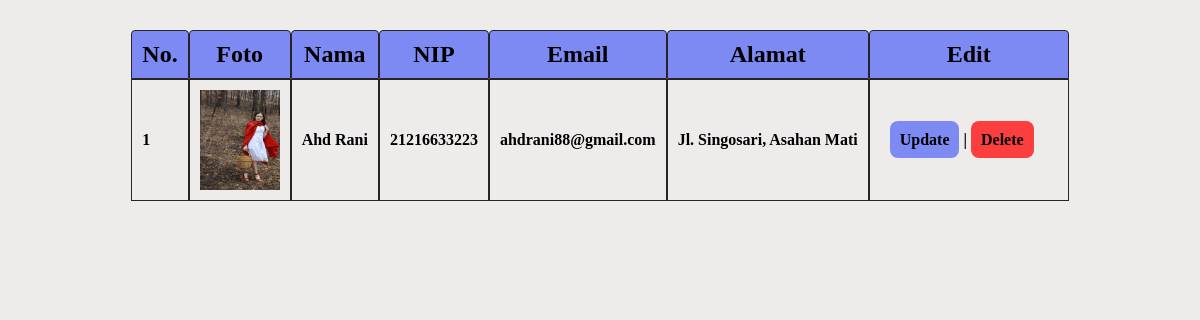
Screenshot of /data.php?keyword=ahd rani with the database file from the repository.
### tables this page shows
CREATE TABLE `data_karyawan` (
  `id` int(11) NOT NULL,
  `foto` varchar(200) NOT NULL,
  `nama` varchar(200) NOT NULL,
  `nip` varchar(12) NOT NULL,
  `email` varchar(255) NOT NULL,
  `alamat` text NOT NULL
);

### functions/functions.php (called while the page is built, shortened)
<?php
$conn = mysqli_connect('localhost','root','','data_pekerja');
function query($query) {
    global $conn;
    $result = mysqli_query($conn,$query);
    $datas  = [];
    while ($data = mysqli_fetch_assoc($result)) {
        $datas[] = $data ;
    }
    return $datas ;
}
?>

### data.php (the view, shortened to what this page needs)
<?php
require('functions/functions.php');
$keyword = $_GET['keyword'];
$query = "SELECT * FROM data_karyawan WHERE
nama LIKE '%$keyword%' OR
nip LIKE '%$keyword%' OR
email LIKE '%$keyword%' OR
alamat LIKE '%$keyword%'";
$dataperHalaman = 3;
$jumlahData = count(query($query));
$halamanAktif = isset($_GET['halaman']) ? $_GET['halaman'] : 1 ;
$awalanData = ($dataperHalaman * $halamanAktif) - $dataperHalaman;
$data_pekerja = query($query);
?>
<html lang="en">
<head>
    <link rel="stylesheet" href="index.css">
</head>
<body>
    <div class="container">
        <div class="table" >
            <table  cellpadding="10" cellspacing="0"; >
                <tr>
                    <th>No.</th>
                    <th>Foto</th>
                    <th>Nama</th>
                    <th>NIP</th>
                    <th>Email</th>
                    <th>Alamat</th>
                    <th>Edit</th>
                </tr>
                <?php $i = 1 ?>
                <?php foreach($data_pekerja as $datas) :?>
                <tr>
                    <td><?= $i + $awalanData ?></td>
                    <td><img src="images/<?= $datas['foto']; ?>" alt=""></td>
                    <td><?= ucwords($datas['nama']) ; ?></td>
                    <td><?= $datas['nip']; ?></td>
                    <td><?= $datas['email']; ?></td>
                    <td><?= ucwords($datas['alamat']); ?></td>
                    <div class="ubah">
                        <td class="change" >
                            <a href="update/update.php?id=<?= $datas['id']; ?>" class="update" >Update</a> |
                            <a href="delete.php?id=<?= $datas['id']; ?>" class="delete"  onclick="return confirm('Apakah Anda Yakin..??')">Delete</a>
                        </td>
                    </div>
                </tr>
                <?php $i++ ?>
                <?php endforeach; ?>
            </table>
        </div>
    </div>
</body>
</html>

### index.css (style rules this page uses)
*,html { margin: 0; padding: 0; box-sizing: border-box; }
body { background-color: rgb(238, 235, 235); }
.container { max-width: 1200px; margin: 0 auto; }
.table { display: flex; justify-content: center; align-items: center; padding: 10px; margin: 20px; margin-top: 20px ; }
tr th { padding: 10px; font-weight: bold; font-size: 24px; background-color: rgb(126, 138, 243); border: 1.5px solid rgb(37, 37, 37); border-radius: 4px 4px 0 0; -webkit-border-radius: 4px 4px 0 0; -moz-border-radius: 4px 4px 0 0; -ms-border-radius: 4px 4px 0 0; -o-border-radius: 4px 4px 0 0; }
th { margin: 10px; }
tr td { font-size: 16px; padding: 10px; font-weight: bold; border: 1.5px solid rgb(37, 37, 37); }
.ubah { display: flex; }
.change { padding: 20px; width: 200px; }
.update { text-decoration: none; background-color: rgb(126, 138, 243) ; color: black ; padding: 10px; border-radius: 8px; font-weight: bold; font-size: 16px; }
.delete { text-decoration: none; background-color: rgb(253, 62, 62) ; color: black ; padding: 10px; border-radius: 8px; font-weight: bold; font-size: 16px; }
img { width: 80px; height: 100px; }

### rows the page displays
data_karyawan: awalanData "1", foto (picture), nama "Ahd Rani", nip "21216633223", email "ahdrani88@gmail.com", alamat "Jl. Singosari, Asahan Mati"
